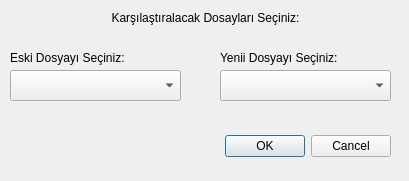
<?xml version="1.0" encoding="UTF-8"?>
<ui version="4.0">
 <class>Dialog</class>
 <widget class="QDialog" name="Dialog">
  <property name="geometry">
   <rect>
    <x>0</x>
    <y>0</y>
    <width>409</width>
    <height>181</height>
   </rect>
  </property>
  <property name="windowTitle">
   <string>Karşılaştıralacak Dosyaları Seçiniz</string>
  </property>
  <widget class="QDialogButtonBox" name="buttonBox">
   <property name="geometry">
    <rect>
     <x>20</x>
     <y>130</y>
     <width>371</width>
     <height>32</height>
    </rect>
   </property>
   <property name="orientation">
    <enum>Qt::Horizontal</enum>
   </property>
   <property name="standardButtons">
    <set>QDialogButtonBox::Cancel|QDialogButtonBox::Ok</set>
   </property>
  </widget>
  <widget class="QLabel" name="label">
   <property name="geometry">
    <rect>
     <x>10</x>
     <y>10</y>
     <width>391</width>
     <height>16</height>
    </rect>
   </property>
   <property name="text">
    <string>Karşılaştıralacak Dosayları Seçiniz:</string>
   </property>
   <property name="alignment">
    <set>Qt::AlignCenter</set>
   </property>
  </widget>
  <widget class="QLabel" name="label_2">
   <property name="geometry">
    <rect>
     <x>10</x>
     <y>50</y>
     <width>121</width>
     <height>16</height>
    </rect>
   </property>
   <property name="text">
    <string>Eski Dosyayı Seçiniz:</string>
   </property>
  </widget>
  <widget class="QComboBox" name="cmbOldFile">
   <property name="geometry">
    <rect>
     <x>10</x>
     <y>70</y>
     <width>171</width>
     <height>31</height>
    </rect>
   </property>
  </widget>
  <widget class="QComboBox" name="cmbNewFile">
   <property name="geometry">
    <rect>
     <x>220</x>
     <y>70</y>
     <width>171</width>
     <height>31</height>
    </rect>
   </property>
  </widget>
  <widget class="QLabel" name="label_3">
   <property name="geometry">
    <rect>
     <x>220</x>
     <y>50</y>
     <width>121</width>
     <height>16</height>
    </rect>
   </property>
   <property name="text">
    <string>Yenii Dosyayı Seçiniz:</string>
   </property>
  </widget>
 </widget>
 <resources/>
 <connections>
  <connection>
   <sender>buttonBox</sender>
   <signal>accepted()</signal>
   <receiver>Dialog</receiver>
   <slot>accept()</slot>
   <hints>
    <hint type="sourcelabel">
     <x>258</x>
     <y>130</y>
    </hint>
    <hint type="destinationlabel">
     <x>157</x>
     <y>180</y>
    </hint>
   </hints>
  </connection>
  <connection>
   <sender>buttonBox</sender>
   <signal>rejected()</signal>
   <receiver>Dialog</receiver>
   <slot>reject()</slot>
   <hints>
    <hint type="sourcelabel">
     <x>326</x>
     <y>130</y>
    </hint>
    <hint type="destinationlabel">
     <x>286</x>
     <y>180</y>
    </hint>
   </hints>
  </connection>
 </connections>
</ui>
